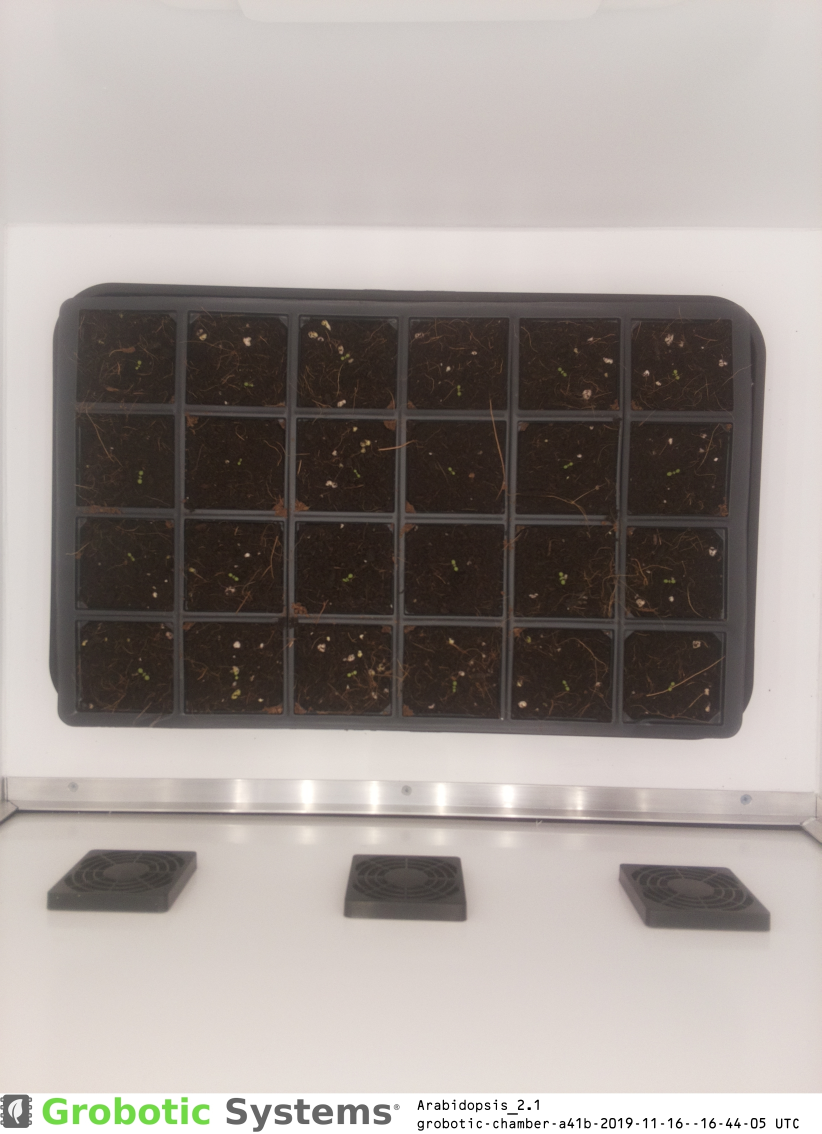
#> input picture dataset/Experiment1/grobotic-chamber-a41b-2019-11-16--16-44-05.jpg, 2464 x 3400 px (shown at 1/3 size); its folder holds only this picture in this run
$ python ExtractFeaturesWithSimulatedIllneses.py   (older library calls are emulated)
#> lines starting #> are read from the running program, lines starting #| are printed output that depends on the picture; after the words box and inside, x2 and y2 are one past the last pixel; in counts of white or black regions, pixels touching at a corner belong together
import cv2
import numpy as np
import matplotlib.pyplot as plt
import os
import glob
from collections import deque
import csv
from skimage.feature import graycomatrix, graycoprops

Output_Image = 20

# Run the experiment for each photo

class PlantState:

    # [7 lines left out: function __init__, not called in this run]


def process_experiment(folder, tray_corners):

    images = sorted(
        glob.glob(
            os.path.join(
                folder,
                "*.jpg"
            )
        )
    )

    results = {}

    final_image = None
    final_mask = None
    final_labels = None

    # Use first few images to calibrate plant centres
    calibration_images = images[:10]

    plant_centres = calibrate_plant_centres(
        calibration_images,
        tray_corners
    )

    for image_number, image_path in enumerate(images, start=1):

        print("Processing:", image_path)

        tray, mask = process_image(
            image_path,
            tray_corners
        )

        areas, features, visual = measure_plants(
            mask,
            plant_centres,
            tray
        )

        results[image_number] = {

            "areas": areas,

            "features": features

        }

        if image_number == Output_Image :
            final_image = tray
            final_mask = mask
            final_labels = visual

    return (
        results,
        final_image,
        final_mask,
        final_labels
    )


# procesing an image pipeline


def process_image(image_path, tray_corners):

    image = cv2.imread(image_path)
#> image is the input picture: shape (3400, 2464, 3); mean B, G, R 147.2, 151.5, 159.5

    if image is None:
        raise Exception("Image not found")

    padding = 50

    large_width = 2048 + 2*padding
    large_height = 1276 + 2*padding


    matrix = get_tray_transform(
        tray_corners,
        output_size=(large_width, large_height),
        padding=padding
    )


    tray_large = rectify_tray(
        image,
        matrix,
        size=(large_width, large_height)
    )
#> in rectify_tray, `return cv2.warpPerspective( image, matrix, size )`:
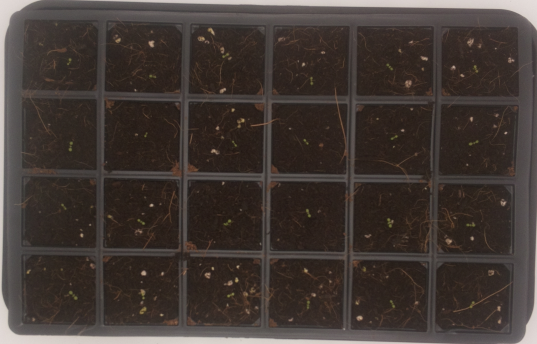
#> returned value: shape (1376, 2148, 3) (shown at 1/4 size); mean of channels 0, 1, 2 52.3, 56.8, 66; drawn as B, G, R

    mask_large = segment_green(
        tray_large
    )
#> in segment_green, `mask = cv2.inRange( hsv, lower_green, upper_green )`:
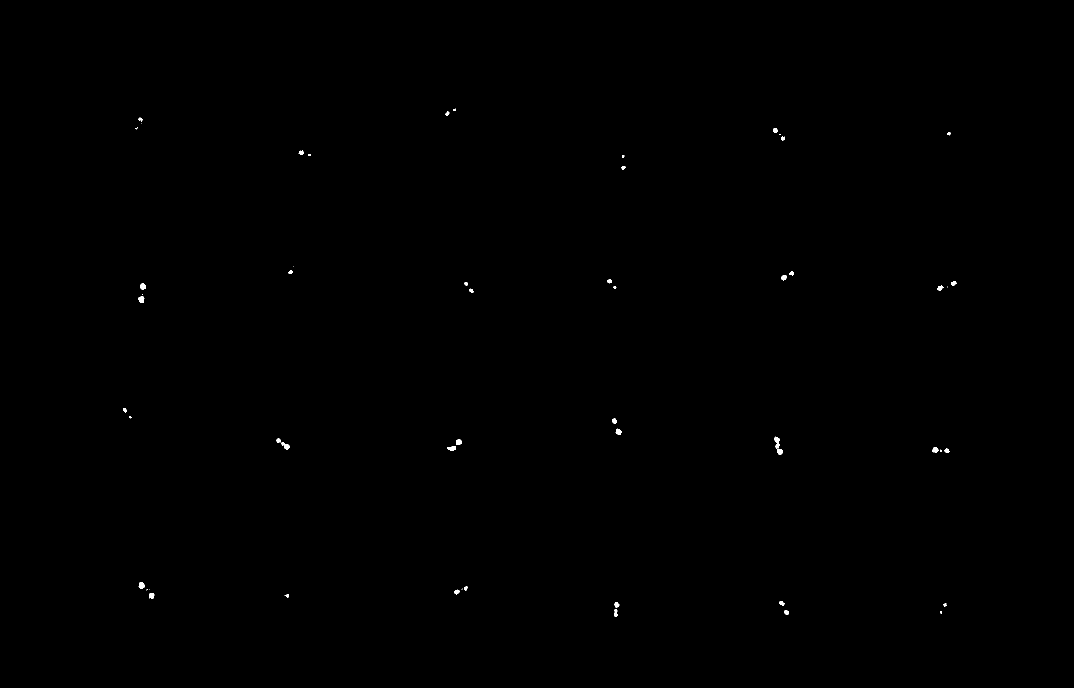
#> mask: shape (1376, 2148) (shown at 1/2 size); 0.1% white; 55 white regions (15 under 20 px), largest, box (x1, y1, x2, y2) and area: (553, 876, 580, 899) 189, (1548, 873, 1560, 897) 163, (276, 593, 289, 606) 120

    mask_large = clean_mask(
        mask_large
    )

    mask = cv2.resize(
        mask_large,
        (1024, 638),
        interpolation=cv2.INTER_AREA
    )
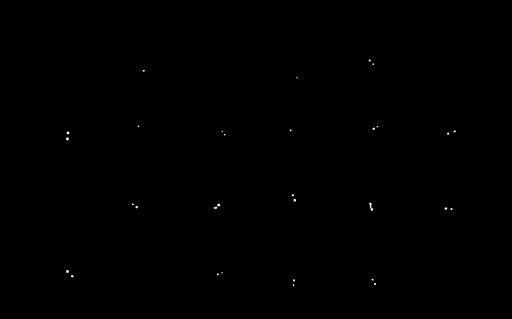
#> mask: shape (638, 1024) (shown at 1/2 size); min 0, max 255, mean 0.2

    mask = (
        mask > 127
    ).astype(np.uint8) * 255
#> mask: shape (638, 1024); 0.07% white; 31 white regions (23 under 20 px), largest, box (x1, y1, x2, y2) and area: (738, 406, 746, 421) 56, (132, 275, 137, 281) 26, (133, 263, 139, 268) 25

    tray = cv2.resize(
        tray_large,
        (1024, 638),
        interpolation=cv2.INTER_AREA
    )
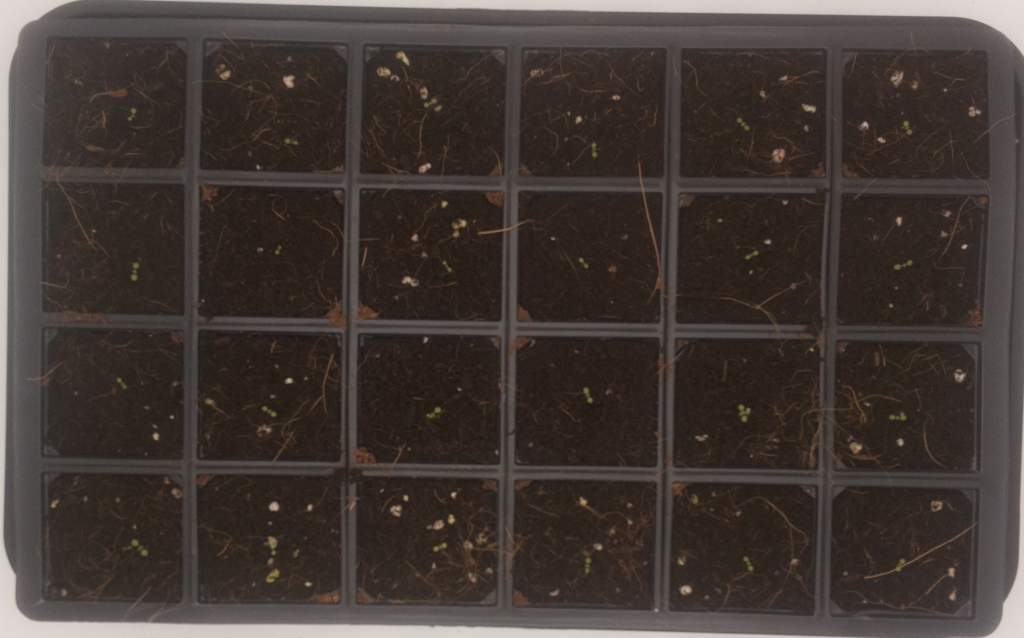
#> tray: shape (638, 1024, 3); mean B, G, R 52.3, 56.8, 66

    return tray, mask


# detect centers of each plant

def detect_initial_centres(mask):

    num_labels, labels, stats, centroids = \
        cv2.connectedComponentsWithStats(mask)
#> labels: shape (638, 1024) int32; 32 distinct labels, from 0 to 31
#> num_labels = 32; stats = 32 rows, first 6: [0, 0, 1024, 638, 652834], [737, 119, 4, 4, 14], [745, 127, 3, 3, 9], [286, 140, 3, 3, 9], [593, 154, 2, 3, 6], [276, 251, 2, 3, 6]; centroids = 32 pairs, first value 134.3 to 908.6, second value 120.5 to 569.5


    centres=[]


    for label in range(1,num_labels):

        area = stats[
            label,
            cv2.CC_STAT_AREA
        ]


        # remove noise
        if area < 20:
            continue


        cx,cy = centroids[label]


        centres.append(
            (
                int(cx),
                int(cy)
            )
        )
#> this loop made 31 passes
#> (area, cx, cy) on passes 10, 14, 16, 18, 19, 21, 24, 27: (25, 135.8, 265.2), (26, 134.3, 277.3), (23, 589, 400), (56, 741.5, 413.1), (23, 436.9, 409.8), (20, 430.2, 415.4), (25, 134.7, 542.6), (21, 144.1, 551.8)
#> after the loop, centres = [(135, 265), (134, 277), (589, 400), (741, 413), (436, 409), (430, 415), (134, 542), (144, 551)]


    return centres


# calibrate plant centres for each image


def calibrate_plant_centres(
        images,
        tray_corners):


    all_centres=[]


    for image_path in images:


        tray, mask = process_image(
            image_path,
            tray_corners
        )


        centres = detect_initial_centres(
            mask
        )


        all_centres.extend(
            centres
        )


    # Convert to numpy

    points=np.array(
        all_centres
    )
#> points = [[135, 265], [134, 277], [589, 400], [741, 413], [436, 409], [430, 415], [134, 542], [144, 551]]


    # Cluster exactly 24 plants

    from sklearn.cluster import KMeans


    kmeans = KMeans(
        n_clusters=24,
        random_state=0
    )


#> (the run stopped early here; a loop or call above may not have finished)

$ run again, on dataset/Experiment1/grobotic-chamber-a41b-2019-11-20--11-45-39.jpg
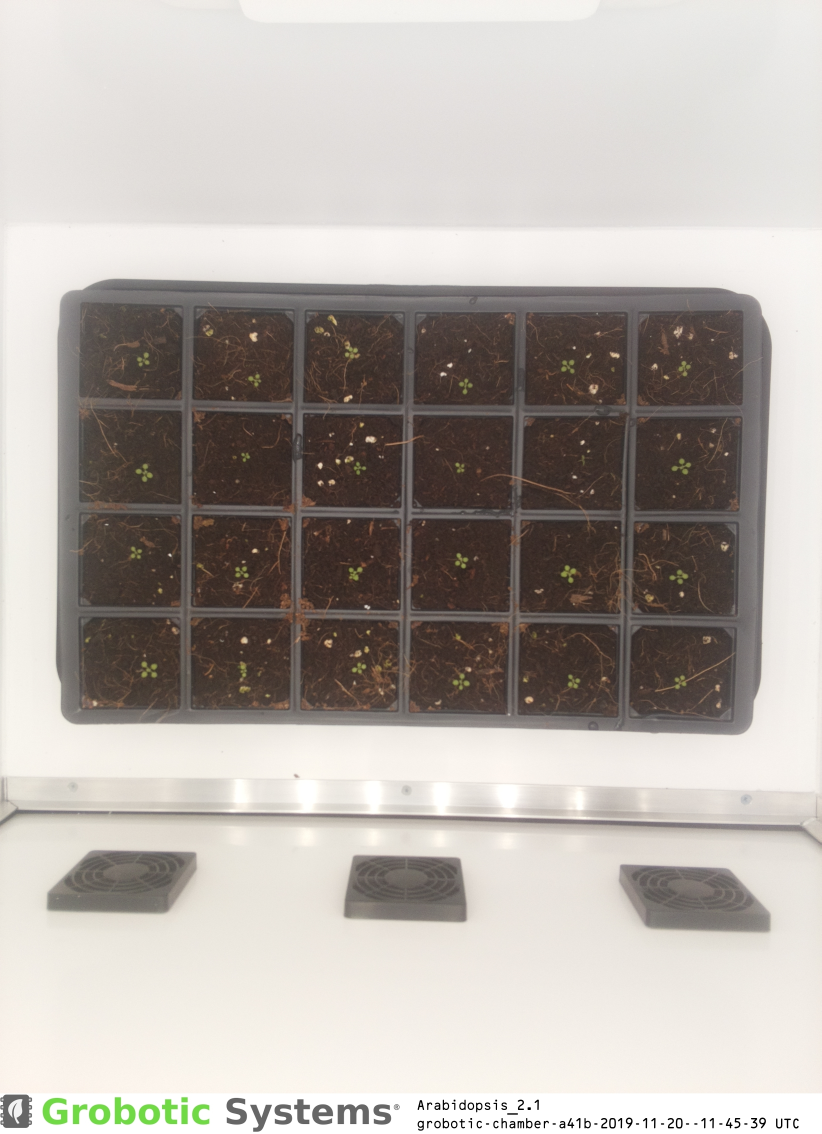
#> input picture dataset/Experiment1/grobotic-chamber-a41b-2019-11-20--11-45-39.jpg, 2464 x 3400 px (shown at 1/3 size)
#> in process_image, image is the input picture: shape (3400, 2464, 3); mean B, G, R 168.8, 174.2, 180.6
#> hsv: shape (1376, 2148, 3); mean H, S, V 17.7, 56.8, 89.8
#> in segment_green, `mask = cv2.inRange( hsv, lower_green, upper_green )`:
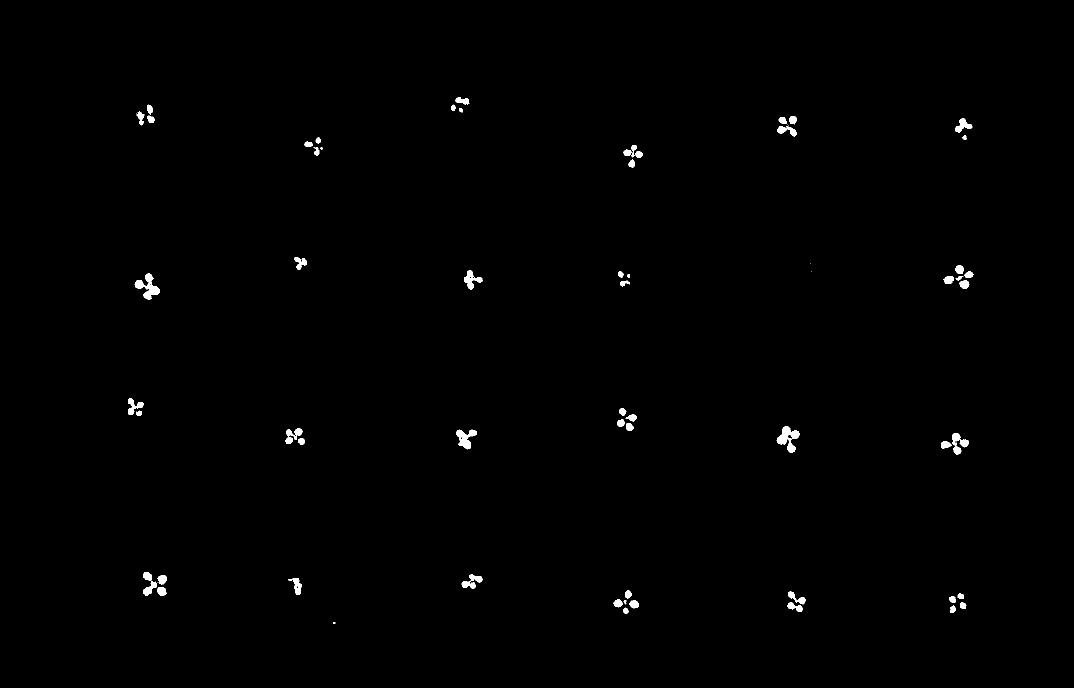
#> mask: shape (1376, 2148) (shown at 1/2 size); 0.51% white; 71 white regions (10 under 20 px), largest, box (x1, y1, x2, y2) and area: (1553, 852, 1599, 906) 1115, (269, 547, 320, 600) 1093, (913, 859, 954, 899) 823
#> in detect_initial_centres, `num_labels, labels, stats, centroids = \ cv2.connectedComponentsWithSt..`: num_labels = 39; stats = 39 rows, first 6: [0, 0, 1024, 638, 649778], [435, 90, 12, 6, 55], [131, 98, 16, 17, 119], [430, 98, 5, 4, 17], [438, 101, 3, 2, 6], [741, 108, 18, 18, 220]; centroids = 39 pairs, first value 128.5 to 919, second value 92.71 to 565.8
#> the loop in detect_initial_centres, `for label in range(1,num_labels): ` made 38 passes
#> (area, cx, cy) on passes 1, 2, 5, 6, 8, 9, 10, 12: (55, 440.6, 92.71), (119, 139.5, 106.8), (220, 750.2, 115.8), (101, 917.8, 116), (22, 302.9, 130.1), (27, 293.9, 133.4), (98, 603.4, 140.5), (32, 602.2, 151.2)
#> after the loop in detect_initial_centres, `for label in range(1,num_labels):`: centres = 32 pairs, first value 128 to 918, second value 92 to 565
#> points has the same summary as centres in detect_initial_centres
#> assignment_mask: shape (638, 1024); 1.2% white; 23 white regions, largest, box (x1, y1, x2, y2) and area: (134, 528, 161, 555) 552, (899, 244, 930, 270) 489, (127, 252, 155, 280) 488
#> in attach_nearby_components, `num_labels, component_labels, stats, centroids = cv2.connectedComponen..`: num_labels = 39
#> the loop in attach_nearby_components, `for component in range(1, num_labels): ` made 38 passes
#> the loop in measure_plants, `for i in range( 1, len(plant_centres)+1 ):` made 24 passes
#> pass 1, in calculate_colour_features, `gray = cv2.cvtColor(image, cv2.COLOR_BGR2GRAY)`:
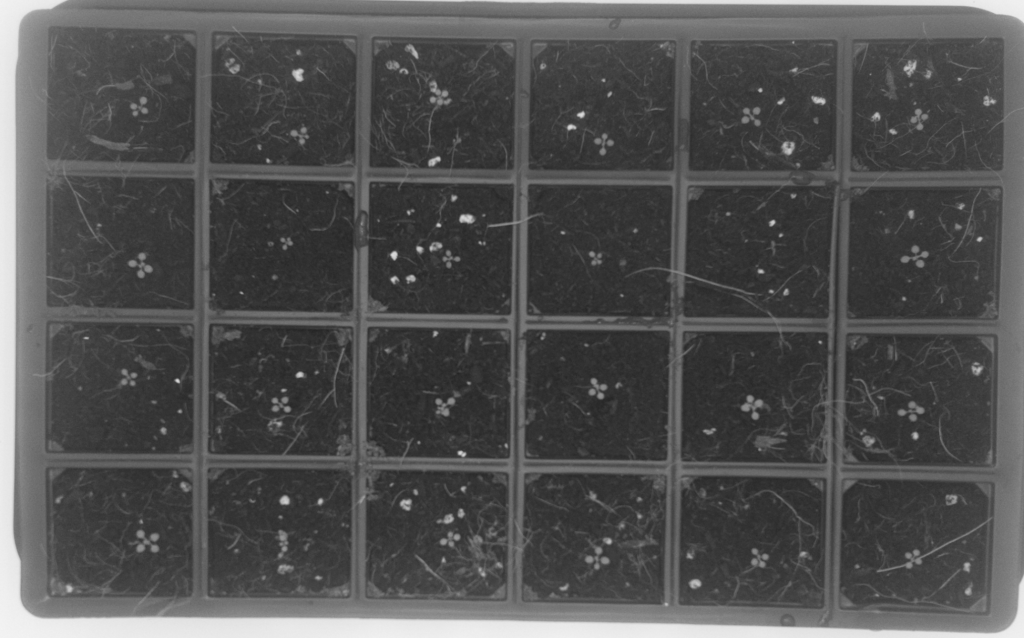
#> gray: shape (638, 1024); min 37, max 244, mean 81.2
#> the loop in export_feature_table, `for image_name, data in results.items(): ` made 1 pass
#| Healthy entries: 24
#| Simulated ill entries: 24
#| Plant illness profiles generated: 24

$ run again, on dataset/Experiment1/grobotic-chamber-a41b-2019-11-22--08-11-04.jpg
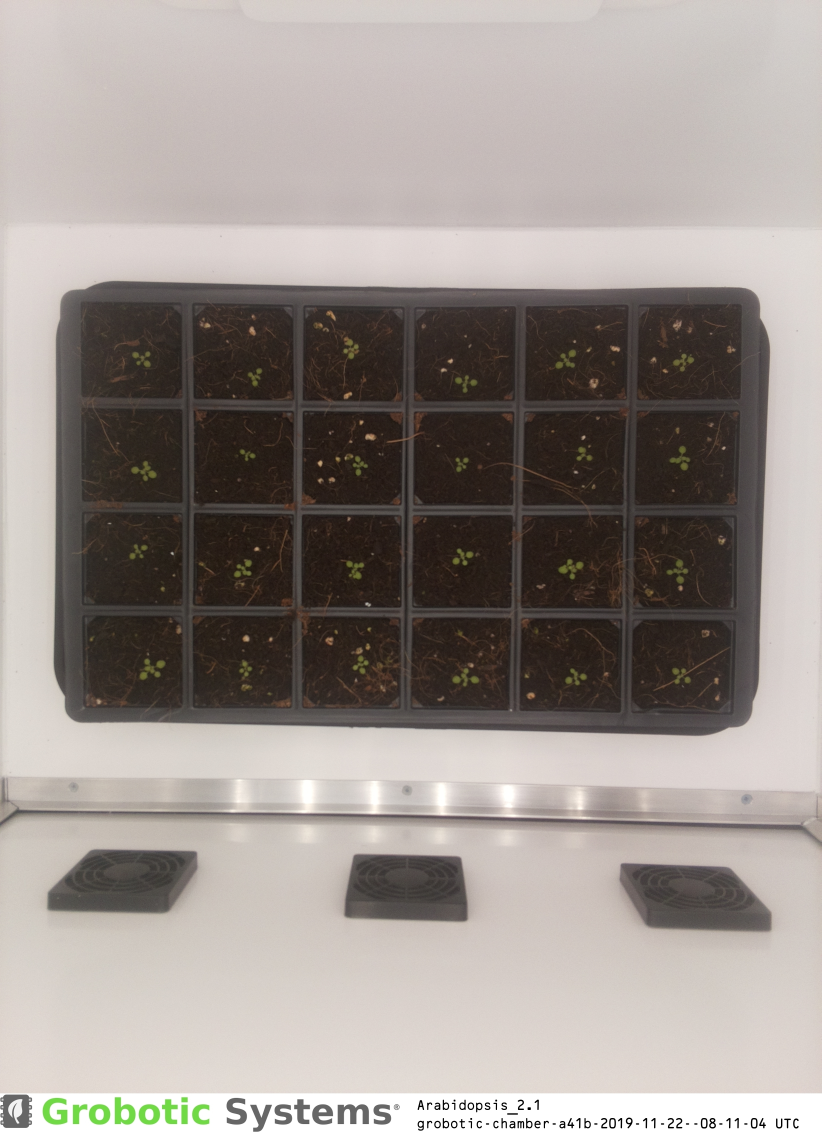
#> input picture dataset/Experiment1/grobotic-chamber-a41b-2019-11-22--08-11-04.jpg, 2464 x 3400 px (shown at 1/3 size)
#> in process_image, image is the input picture: shape (3400, 2464, 3); mean B, G, R 142.5, 147.3, 155.3
#> hsv: shape (1376, 2148, 3); mean H, S, V 16.8, 68.4, 64.3
#> in detect_initial_centres, `num_labels, labels, stats, centroids = \ cv2.connectedComponentsWithSt..`: num_labels = 52; stats = 52 rows, first 6: [0, 0, 1024, 638, 647538], [438, 83, 2, 3, 6], [444, 87, 5, 5, 19], [429, 93, 3, 4, 11], [752, 94, 10, 9, 69], [143, 96, 5, 6, 24]; centroids = 52 pairs, first value 127.6 to 927.3, second value 84 to 555.9
#> the loop in detect_initial_centres, `for label in range(1,num_labels): ` made 51 passes
#> (area, cx, cy) on passes 4 to 11: (69, 756.7, 97.96), (24, 145, 98.71), (41, 127.6, 100.3), (45, 438.1, 101.7), (32, 743.5, 101.6), (23, 918, 101.9), (38, 927.3, 106.8), (68, 752.4, 112.7)
#> after the loop in detect_initial_centres, `for label in range(1,num_labels):`: centres = 47 pairs, first value 127 to 927, second value 97 to 555
#> points has the same summary as centres in detect_initial_centres
#> assignment_mask: shape (638, 1024); 1.9% white; 33 white regions, largest, box (x1, y1, x2, y2) and area: (133, 525, 173, 557) 807, (735, 385, 775, 417) 759, (121, 248, 160, 279) 699
#> in attach_nearby_components, `num_labels, component_labels, stats, centroids = cv2.connectedComponen..`: num_labels = 52
#> the loop in attach_nearby_components, `for component in range(1, num_labels): ` made 51 passes
#> after the loop in attach_nearby_components, `for component in range(1, num_labels):`:
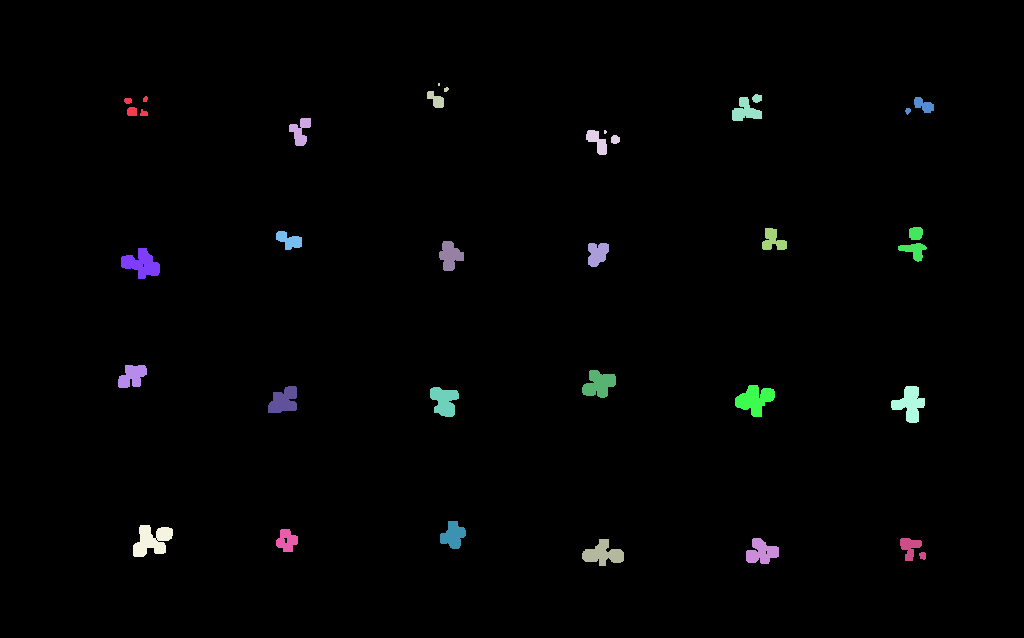
#> labels: shape (638, 1024) int32; 25 distinct labels, from 0 to 24; one colour per label, 0 black
#> the loop in measure_plants, `for i in range( 1, len(plant_centres)+1 ):` made 24 passes
#> pass 1, in calculate_colour_features, `roi = (roi / 16).astype(np.uint8)`:
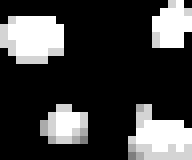
#> roi: shape (20, 24) (shown 8 times larger); min 0, max 6, mean 1.49; drawn with min black and max white
#> the loop in export_feature_table, `for image_name, data in results.items(): ` made 1 pass
#| Healthy entries: 24
#| Simulated ill entries: 24
#| Plant illness profiles generated: 24
